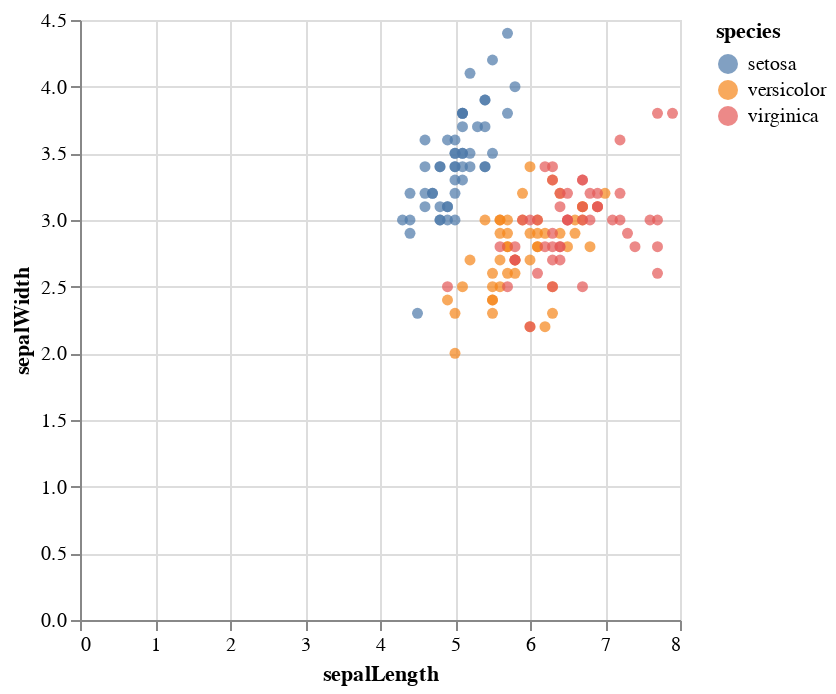

Source (notebook cell):
### Markdown cell above
## Scatter + Line

### Code cell
s

### Figure 1 — Vega-Lite specification as saved in the notebook (floating-point values rounded to 4 significant figures; data arrays with more than 128 entries replaced by an {"elided": "..."} marker saying what was removed)
{"data": {"values": {"elided": "150 records"}}, "encoding": {"color": {"field": "species", "type": "nominal"}, "x": {"field": "sepalLength", "type": "quantitative"}, "y": {"field": "sepalWidth", "type": "quantitative"}}, "mark": {"type": "circle"}}
